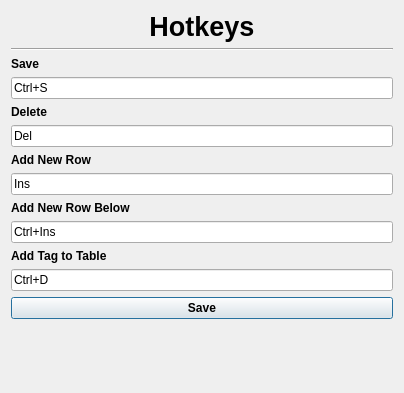
<?xml version="1.0" encoding="UTF-8"?>
<ui version="4.0">
 <class>Dialog</class>
 <widget class="QDialog" name="Dialog">
  <property name="geometry">
   <rect>
    <x>0</x>
    <y>0</y>
    <width>404</width>
    <height>393</height>
   </rect>
  </property>
  <property name="windowTitle">
   <string>Booru Tagger - Hotkeys</string>
  </property>
  <property name="windowIcon">
   <iconset>
    <normaloff>../assets/icon.png</normaloff>../assets/icon.png</iconset>
  </property>
  <layout class="QGridLayout" name="gridLayout">
   <item row="0" column="0">
    <layout class="QVBoxLayout" name="verticalLayout">
     <item>
      <widget class="QLabel" name="label">
       <property name="font">
        <font>
         <pointsize>20</pointsize>
         <weight>75</weight>
         <bold>true</bold>
        </font>
       </property>
       <property name="text">
        <string>Hotkeys</string>
       </property>
       <property name="alignment">
        <set>Qt::AlignCenter</set>
       </property>
      </widget>
     </item>
     <item>
      <widget class="Line" name="line">
       <property name="windowModality">
        <enum>Qt::NonModal</enum>
       </property>
       <property name="lineWidth">
        <number>1</number>
       </property>
       <property name="midLineWidth">
        <number>0</number>
       </property>
       <property name="orientation">
        <enum>Qt::Horizontal</enum>
       </property>
      </widget>
     </item>
     <item>
      <layout class="QVBoxLayout" name="verticalLayout_3">
       <item>
        <layout class="QVBoxLayout" name="verticalLayout_2">
         <item>
          <widget class="QLabel" name="label_2">
           <property name="font">
            <font>
             <weight>75</weight>
             <bold>true</bold>
            </font>
           </property>
           <property name="text">
            <string>Save</string>
           </property>
          </widget>
         </item>
         <item>
          <widget class="QKeySequenceEdit" name="save_keysequence">
           <property name="keySequence">
            <string>Ctrl+S</string>
           </property>
          </widget>
         </item>
        </layout>
       </item>
       <item>
        <layout class="QVBoxLayout" name="verticalLayout_4">
         <item>
          <widget class="QLabel" name="label_3">
           <property name="font">
            <font>
             <weight>75</weight>
             <bold>true</bold>
            </font>
           </property>
           <property name="text">
            <string>Delete</string>
           </property>
          </widget>
         </item>
         <item>
          <widget class="QKeySequenceEdit" name="del_keysequence">
           <property name="keySequence">
            <string>Del</string>
           </property>
          </widget>
         </item>
        </layout>
       </item>
       <item>
        <layout class="QVBoxLayout" name="verticalLayout_6">
         <item>
          <widget class="QLabel" name="label_5">
           <property name="font">
            <font>
             <weight>75</weight>
             <bold>true</bold>
            </font>
           </property>
           <property name="text">
            <string>Add New Row</string>
           </property>
          </widget>
         </item>
         <item>
          <widget class="QKeySequenceEdit" name="add_new_keysequence">
           <property name="keySequence">
            <string>Ins</string>
           </property>
          </widget>
         </item>
        </layout>
       </item>
       <item>
        <layout class="QVBoxLayout" name="verticalLayout_5">
         <item>
          <widget class="QLabel" name="label_6">
           <property name="font">
            <font>
             <weight>75</weight>
             <bold>true</bold>
            </font>
           </property>
           <property name="text">
            <string>Add New Row Below</string>
           </property>
          </widget>
         </item>
         <item>
          <widget class="QKeySequenceEdit" name="add_new_below_keysequence">
           <property name="keySequence">
            <string>Ctrl+Ins</string>
           </property>
          </widget>
         </item>
        </layout>
       </item>
       <item>
        <layout class="QVBoxLayout" name="verticalLayout_8">
         <item>
          <widget class="QLabel" name="label_4">
           <property name="font">
            <font>
             <weight>75</weight>
             <bold>true</bold>
            </font>
           </property>
           <property name="text">
            <string>Add Tag to Table</string>
           </property>
          </widget>
         </item>
         <item>
          <widget class="QKeySequenceEdit" name="add_tag_keysequence">
           <property name="keySequence">
            <string>Ctrl+D</string>
           </property>
          </widget>
         </item>
        </layout>
       </item>
      </layout>
     </item>
     <item>
      <widget class="QPushButton" name="save_button">
       <property name="font">
        <font>
         <weight>75</weight>
         <bold>true</bold>
        </font>
       </property>
       <property name="text">
        <string>Save</string>
       </property>
      </widget>
     </item>
     <item>
      <spacer name="verticalSpacer">
       <property name="orientation">
        <enum>Qt::Vertical</enum>
       </property>
       <property name="sizeHint" stdset="0">
        <size>
         <width>20</width>
         <height>40</height>
        </size>
       </property>
      </spacer>
     </item>
    </layout>
   </item>
  </layout>
 </widget>
 <resources/>
 <connections/>
</ui>
